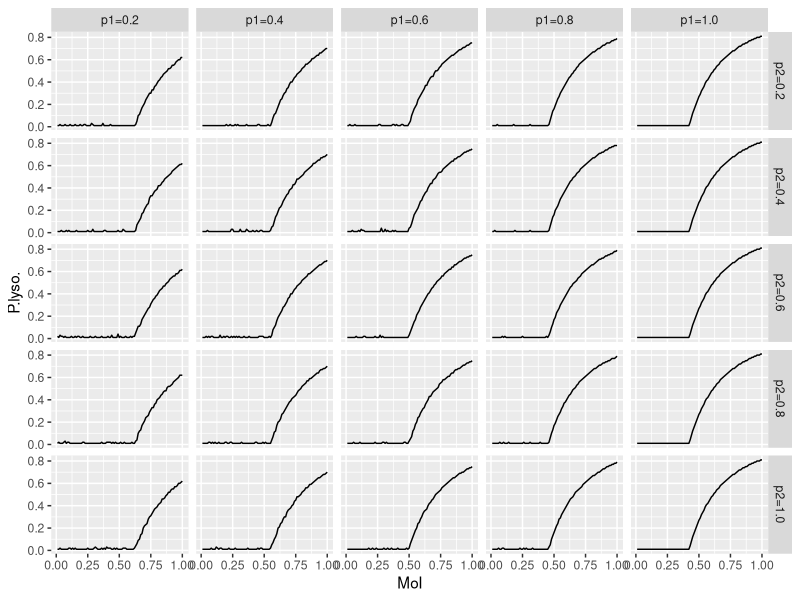

The R source for this figure:
#####
# Creates lattice grid/facet plot from the data generated by alt_facetdata.py - facetdata<x>.txt where <x> xorresponds to the data folder
# Requires alt_facetdata.py to be executed first
#####
library('ggplot2')

df4 <- read.table("facet_data.txt", header = TRUE)
# head(df4)
ggplot(df4,aes(x=MoI,y=P.lyso.)) + geom_line() + facet_grid(p2~p1)